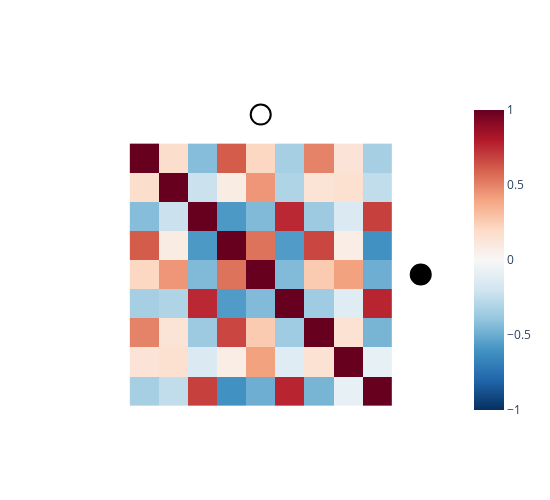

The notebook cell this image was saved under:
### Code cell
import plotly.express as px

# fig_shape_cosim = px.imshow(shape_feature_matrix, color_continuous_scale='RdBu_r')

# x_leger_pos = (int(len(feature_matrix)/2),-4)
# y_leger_pos = (len(feature_matrix)+3,int(len(feature_matrix)/2))

# fig_shape_cosim.add_trace(go.Scatter(x=[x_leger_pos[0]], y=[x_leger_pos[1]], marker=dict(color='white', size=20,line=dict(width=2,color='black'))))
# fig_shape_cosim.add_trace(go.Scatter(x=[y_leger_pos[0]], y=[y_leger_pos[1]], marker=dict(color='black', size=20,line=dict(width=2,color='black'))))


# fig_shape_cosim.update_layout({
# 'plot_bgcolor': 'rgba(0, 0, 0, 0)',
# 'paper_bgcolor': 'rgba(0, 0, 0, 0)',
# })


z = shape_feature_matrix
fig_shape_cosim = go.Figure(data=go.Heatmap(
                                            z = z,
                                            type = 'heatmap',
                                            colorscale = 'RdBu_r',
                                            zmid=0),
                           
                          layout = go.Layout(yaxis=dict(scaleanchor="x", scaleratio=1),
                                             yaxis_range=[len(feature_matrix),-2],
                                             xaxis_range=[-1,len(feature_matrix[0])+.5],
                                             plot_bgcolor='rgba(0, 0, 0, 0)',
                                             paper_bgcolor='rgba(0, 0, 0, 0)',
                                             width = 550,
                                             height = 500,
                                             showlegend=False)
                          )


x_leger_pos = (int(len(feature_matrix)/2),-1.5)
y_leger_pos = (len(feature_matrix)+.5,int(len(feature_matrix)/2))

fig_shape_cosim.add_trace(go.Scatter(x=[x_leger_pos[0]], y=[x_leger_pos[1]], marker=dict(color='white', size=20,line=dict(width=2,color='black'))))
fig_shape_cosim.add_trace(go.Scatter(x=[y_leger_pos[0]], y=[y_leger_pos[1]], marker=dict(color='black', size=20,line=dict(width=2,color='black'))))

fig_shape_cosim.update_yaxes(visible=False)
fig_shape_cosim.update_xaxes(visible=False)

fig_shape_cosim.show()

### Figure 1 — Plotly figure (JSON) as saved in the notebook; plotly's stock layout.template omitted (floating-point values rounded to 4 significant figures)
{"data": [{"colorscale": [[0, "rgb(5,48,97)"], [0.1, "rgb(33,102,172)"], [0.2, "rgb(67,147,195)"], [0.3, "rgb(146,197,222)"], [0.4, "rgb(209,229,240)"], [0.5, "rgb(247,247,247)"], [0.6, "rgb(253,219,199)"], [0.7, "rgb(244,165,130)"], [0.8, "rgb(214,96,77)"], [0.9, "rgb(178,24,43)"], [1, "rgb(103,0,31)"]], "type": "heatmap", "z": [[1, 0.1806, -0.4312, 0.6112, 0.2121, -0.3344, 0.4999, 0.1346, -0.3347], [0.1806, 1, -0.2183, 0.08186, 0.4425, -0.3088, 0.1355, 0.1579, -0.2516], [-0.4312, -0.2183, 1, -0.5748, -0.4435, 0.7536, -0.3659, -0.1545, 0.6866], [0.6112, 0.08186, -0.5748, 1, 0.5454, -0.5661, 0.6727, 0.07359, -0.6096], [0.2121, 0.4425, -0.4435, 0.5454, 1, -0.4404, 0.263, 0.4095, -0.4916], [-0.3344, -0.3088, 0.7536, -0.5661, -0.4404, 1, -0.3586, -0.1248, 0.7643], [0.4999, 0.1355, -0.3659, 0.6727, 0.263, -0.3586, 1, 0.1502, -0.4656], [0.1346, 0.1579, -0.1545, 0.07359, 0.4095, -0.1248, 0.1502, 1, -0.08306], [-0.3347, -0.2516, 0.6866, -0.6096, -0.4916, 0.7643, -0.4656, -0.08306, 1]], "zmid": 0}, {"marker": {"color": "white", "line": {"color": "black", "width": 2}, "size": 20}, "type": "scatter", "x": [4], "y": [-1.5]}, {"marker": {"color": "black", "line": {"color": "black", "width": 2}, "size": 20}, "type": "scatter", "x": [9.5], "y": [4]}], "layout": {"height": 500, "paper_bgcolor": "rgba(0, 0, 0, 0)", "plot_bgcolor": "rgba(0, 0, 0, 0)", "showlegend": false, "width": 550, "xaxis": {"range": [-1, 9.5], "visible": false}, "yaxis": {"range": [9, -2], "scaleanchor": "x", "scaleratio": 1, "visible": false}}}
